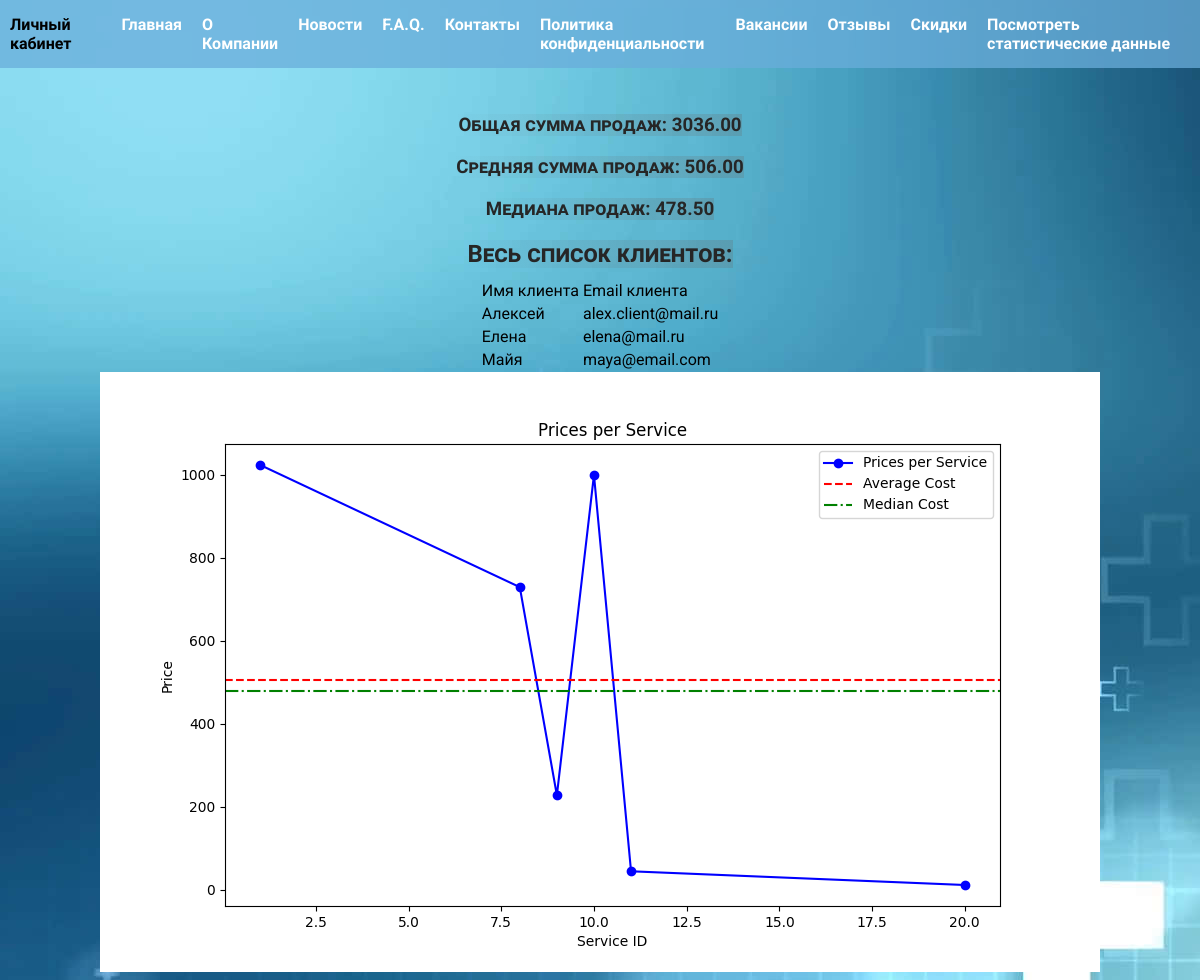
The app's page /myapp/statistics/ (signed in) with its own data.
### myapp/models.py (models this page shows)
class Client(models.Model):
    name = models.CharField(max_length=100)
    email = models.EmailField()
    doctor = models.OneToOneField(Contact, on_delete=models.CASCADE, related_name='client', null=True)

### myapp/views.py (the view)
# urls.py: path('statistics/', views.statspage),
@login_required
def statspage(request:HttpRequest):
    prices = Sale.objects.all().values_list('service__price', flat=True)
    service_ids = Sale.objects.all().values_list('service__id', flat=True)
    total_cost = sum(prices)
    average_cost = np.mean(prices)
    median_cost = np.median(prices)
    x_values = service_ids
    y_values = prices
    plt.figure(figsize=(10, 6))
    plt.plot(x_values, y_values, 'o-', label='Prices per Service', color='blue')
    plt.axhline(y=average_cost, color='red', linestyle='--', label='Average Cost')
    plt.axhline(y=median_cost, color='green', linestyle='-.', label='Median Cost')
    plt.xlabel('Service ID')
    plt.ylabel('Price')
    plt.title('Prices per Service')
    plt.legend()
    filename = 'graph.png'
    graph_url = os.path.join(settings.BASE_DIR, 'static', filename)
    plt.savefig(graph_url)
    clients = Client.objects.all().order_by('name')
    data = {
        'total': total_cost,
        'average': average_cost,
        'median': median_cost,
        'clients': clients,
        'filename': filename
    }
    return render(request, 'stats.html', data)

### myapp/templates/stats.html
{% extends 'base.html' %}
{% load static %}
{% block content %}
<div class="stats">
    <h3>Общая сумма продаж: {{total}}</h3>
    <h3>Средняя сумма продаж: {{average}}</h3>
    <h3>Медиана продаж: {{median}}</h3>
    <h2>Весь список клиентов:</h2>
    <table>
        <tr>
            <td>Имя клиента</td>
            <td>Email клиента</td>
        </tr>
        {% for client in clients %}
        <tr>
            <td>{{client.name}}</td>
            <td>{{client.email}}</td>
        </tr>
        {% endfor %}
    </table>
    <img src="{% static filename %}" alt="{{ filename }}">
</div>
{% endblock %}

### static/style.css (style rules this page uses)
* { font-family: 'Roboto', Arial, sans-serif; }
h1, h2, h3 { font-weight: bold; color: rgb(38, 38, 38); font-variant: small-caps; margin: 10px 0; text-align: center; }
body { background-image: url('background.jpg'); background-attachment: fixed; }
.index, .faq, .news, .about, .new, .contacts, .vacancies, .reviews, .coupons, .stats, .purchased, .login, .register, .account-client, .buy, .sales, .schedule { padding-top: 12vh; display: flex; flex-direction: column; align-items: center; justify-content: center; }
h1, h2, h3 { background: linear-gradient(70deg, rgba(255, 255, 255, 0), rgba(105, 105, 105, 0.247)); }

### records on screen
Client: name "Алексей", email "alex.client@mail.ru"
Client: name "Елена", email "elena@mail.ru"
Client: name "Майя", email "maya@email.com"

### other values on screen
{{ total }} "3036.00"
{{ average }} "506.00"
{{ median }} "478.50"
